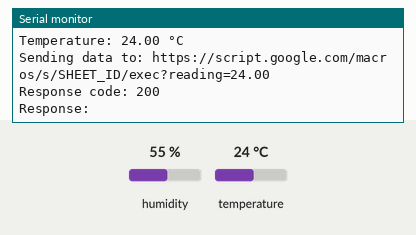
This sketch was run on a simulated ESP32. Parts: the last lines printed to the serial monitor. Inputs (shaded band) come from the test bench; at power-on: temperature 24 °C, humidity 55 %. WiFi joins after 1.5 s; servers stay silent unless stated; uploads are accepted with an empty reply.

Above: at 2.7 s.
2.8 s: temperature set to 12 °C
At 3.09 s:
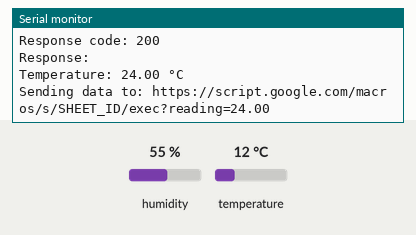
5.6 s: temperature set to 19 °C
At 6.4 s:
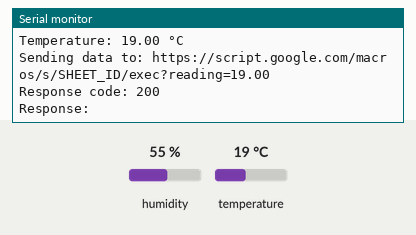
Timing chart, 0 to 8.6 s (numbered marks = the images above; inputs shaded):
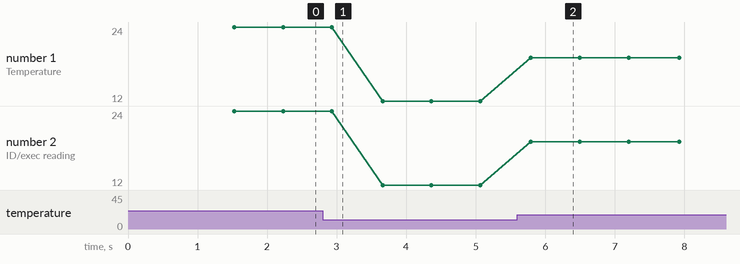

The sketch:

DHT-ESP32-GSHEET.ino
```cpp
#include <WiFi.h>
#include <HTTPClient.h>
#include "DHT.h"

// Define sensor pin and type
#define DHTPIN 13        // DHT11 connected to digital pin 4 (adjust if needed)
#define DHTTYPE DHT11
DHT dht(DHTPIN, DHTTYPE);

// Replace with your WiFi network credentials
const char* ssid = "ssid";
const char* password = "password";

// Replace with your Google Apps Script URL (the web app deployment URL)
const char* googleScriptUrl = "https://script.google.com/macros/s/SHEET_ID/exec";

// Temperature threshold (for example purposes, the Apps Script can trigger an email if the reading exceeds this)
const float tempThreshold = 30.0;

void setup() {
  Serial.begin(115200);
  dht.begin();

  // Connect to WiFi
  Serial.print("Connecting to WiFi");
  WiFi.begin(ssid, password);
  while (WiFi.status() != WL_CONNECTED) {
    delay(500);
    Serial.print(".");
  }
  Serial.println("\nWiFi connected!");
}

void loop() {
  // Read temperature from the DHT11 sensor
  float temperature = dht.readTemperature();

  // Check if the reading is valid
  if (isnan(temperature)) {
    Serial.println("Failed to read from DHT sensor!");
    delay(2000);
    return;
  }

  Serial.print("Temperature: ");
  Serial.print(temperature);
  Serial.println(" °C");

  // Construct the GET request URL. The parameter name "reading" is used by the Apps Script.
  String url = String(googleScriptUrl) + "?reading=" + String(temperature, 2);
  Serial.print("Sending data to: ");
  Serial.println(url);

  // Check WiFi connection and send the HTTP GET request
  if (WiFi.status() == WL_CONNECTED) {
    HTTPClient http;
    http.begin(url);
    int httpResponseCode = http.GET();  // Send the GET request

    if (httpResponseCode > 0) {
      // Get the response payload (for debugging)
      String payload = http.getString();
      Serial.print("Response code: ");
      Serial.println(httpResponseCode);
      Serial.print("Response: ");
      Serial.println(payload);
    } else {
      Serial.print("Error on HTTP request: ");
      Serial.println(httpResponseCode);
    }
    http.end();
  } else {
    Serial.println("WiFi not connected");
  }

  // The Apps Script will check the reading and, if it exceeds the threshold,
  // trigger an email alert.

  // Wait before the next reading (adjust as needed)
  delay(500);
}
```

rfid_ID_checker.c
```cpp
#include <SPI.h>
#include <MFRC522.h>

#define SS_PIN 10
#define RST_PIN 9

MFRC522 rfid(SS_PIN, RST_PIN);  // Create MFRC522 instance

void setup() {
  Serial.begin(9600);   // Start the serial communication at 9600 baud rate
  SPI.begin();          // Start the SPI bus
  rfid.PCD_Init();      // Initialize the MFRC522 reader
  Serial.println("Scan an RFID card to get its UID...");
}

void loop() {
  // Check if a new RFID card is present
  if (!rfid.PICC_IsNewCardPresent()) {
    return;
  }

  // Read the card's serial number (UID)
  if (!rfid.PICC_ReadCardSerial()) {
    return;
  }

  // Print the UID of the card to the serial monitor
  Serial.print("Card UID: ");
  for (byte i = 0; i < rfid.uid.size; i++) {
    Serial.print(rfid.uid.uidByte[i] < 0x10 ? " 0" : " ");
    Serial.print(rfid.uid.uidByte[i], HEX);
  }
  Serial.println(); // Add a new line after the UID

  // Halt the card after reading the UID
  rfid.PICC_HaltA();
}
```

Measured:
- after the input at 5.6 s, the serial monitor: prints a new line after 0.20 s (image 2)
- plotted number 1: 24 → 12 after the input at 2.8 s, 12 → 19 after the input at 5.6 s
- plotted number 2: 24 → 12 after the input at 2.8 s, 12 → 19 after the input at 5.6 s
